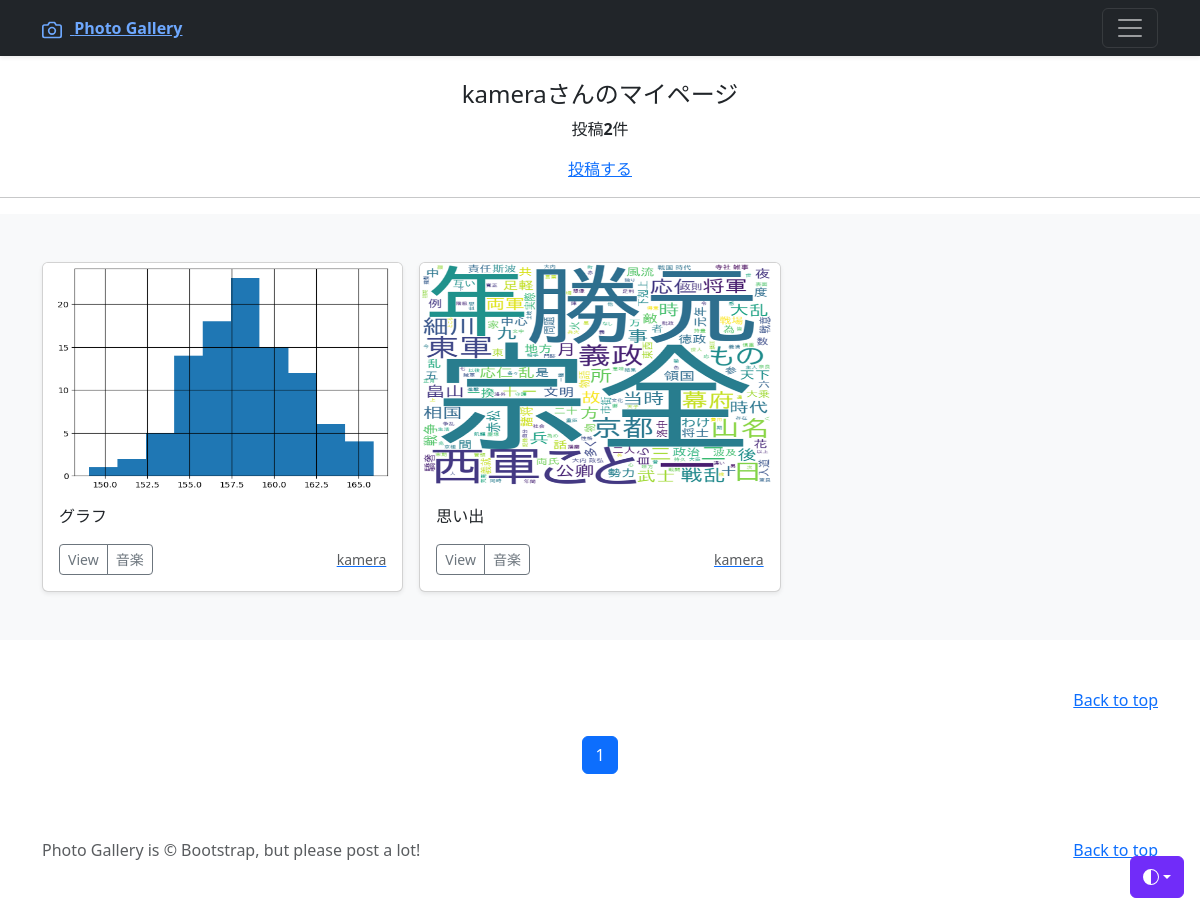
The app's page /mypage/ (signed in) with its own data.
### accounts/models.py (models this page shows)
class CustomUser(AbstractUser):
    pass

### photo/models.py (models this page shows, shortened)
class PhotoPost(models.Model):
    user = models.ForeignKey(
        CustomUser,
        verbose_name='ユーザー',
        on_delete=models.CASCADE
    )
    category = models.ForeignKey(
        Category,
        verbose_name='カテゴリ',
        on_delete=models.PROTECT
        )
    title = models.CharField(
        verbose_name='タイトル',
        max_length=200
        )
    comment = models.TextField(
        verbose_name='コメント',
        )
    image1 = models.ImageField(
        verbose_name='イメージ１',
        upload_to='photos'  # MEDIA_ROOT以下のphotosにファイルを保存
        )
    image2 = models.ImageField(
        verbose_name='イメージ２',
        upload_to='photos',
        blank=True,   # フィールド値の設定は必須ではない
        null=True     # データベースにnullが保存されることを許容
        )
    posted_at = models.DateTimeField(
        verbose_name='投稿日時',
        auto_now_add=True   # 日時を自動追加
        )

class Category(models.Model):
    title = models.CharField(
        verbose_name='カテゴリ', # フィールドのタイトル
        max_length=20)

### photo/views.py (the view)
# urls.py: path('mypage/', views.MypageView.as_view(), name = 'mypage'),
class MypageView(ListView):
    template_name ='mypage.html'
    paginate_by = 9
    def get_queryset(self):
        queryset = PhotoPost.objects.filter(user=self.request.user).order_by('-posted_at')
        return queryset

### photo/templates/mypage.html (shortened to what this page needs)
{% extends 'base.html' %}
    {% block contents %}
    {% if user.is_authenticated %}
        <br>
        <div style="text-align: center;">
            <h4>{{user.username}}さんのマイページ</h4>
            {% if object_list.count == 0 %}
                <p>{{user.username}}さんの投稿はありません</p>
            {% else %}
                <p>投稿<strong>{{object_list.count}}</strong>件</p>
            {% endif %}
            <a href="{% url 'photo:post' %}">投稿する</a>
        </div>
        <hr>
    {% endif %}
    {% include "photos_list.html" %}
    {% include "pagination.html" %}
    {% endblock %}

### photo/templates/photos_list.html (shortened to what this page needs)
  <div class="album py-5 bg-body-tertiary">
    <div class="container">
      <div class="row row-cols-1 row-cols-sm-2 row-cols-md-3 g-3">
        {% for record in object_list %}
        <div class="col">
          <div class="card shadow-sm">
            <img src="{{ record.image1.url }}"
              class="bd-placeholder-img card-img-top" width="100%" height="225" xmlns="http://www.w3.org/2000/svg" role="img" aria-label="Placeholder: Thumbnail" preserveAspectRatio="xMidYMid slice" focusable="false"><title>Placeholder</title><rect width="100%" height="100%" fill="#55595c"/>
            <div class="card-body">
              <p class="card-text">
                {{record.title}}
              </p>
              <div class="d-flex justify-content-between align-items-center">
                <div class="btn-group">
                  <button type="button" class="btn btn-sm btn-outline-secondary" onclick="location.href='{% url 'photo:photo_detail' record.pk %}'">View</button>
                  <button type="button" class="btn btn-sm btn-outline-secondary" onclick="location.href='{% url 'photo:photos_cat' category=record.category.id %}'">{{record.category.title}}</button>
                </div>
                <a href="{% url 'photo:user_list' user=record.user.id %}"><small class="text-muted">{{record.user.username}}</small></a>
              </div>
            </div>
          </div>
        </div>
        {% endfor %}
      </div>
    </div>
  </div>
</main>
<footer class="text-body-secondary py-5">
  <div class="container">
    <p class="float-end mb-1">
      <a href="{% url 'photo:index' %}">Back to top</a>
    </p>
  </div>
</footer>
    </body>
</html>

### photo/templates/base.html (style rules this page uses)
.bd-placeholder-img { font-size: 1.125rem; text-anchor: middle; -webkit-user-select: none; -moz-user-select: none; user-select: none; }

### records on screen
CustomUser: username "kamera"
PhotoPost: image1 (picture), title "グラフ", category "音楽", user.username "kamera"
PhotoPost: image1 (picture), title "思い出", category "音楽", user.username "kamera"

### other values on screen
{{ object_list.count }} "2"
{{ num }} "1"
